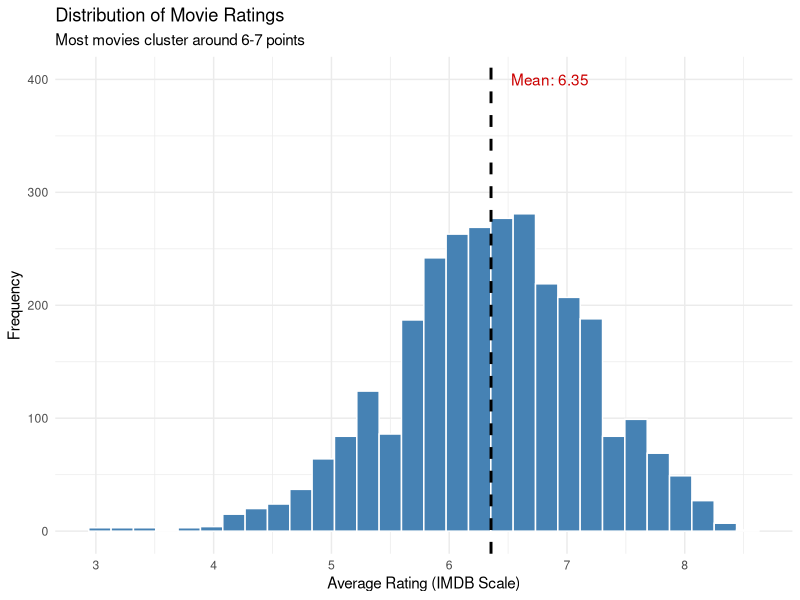
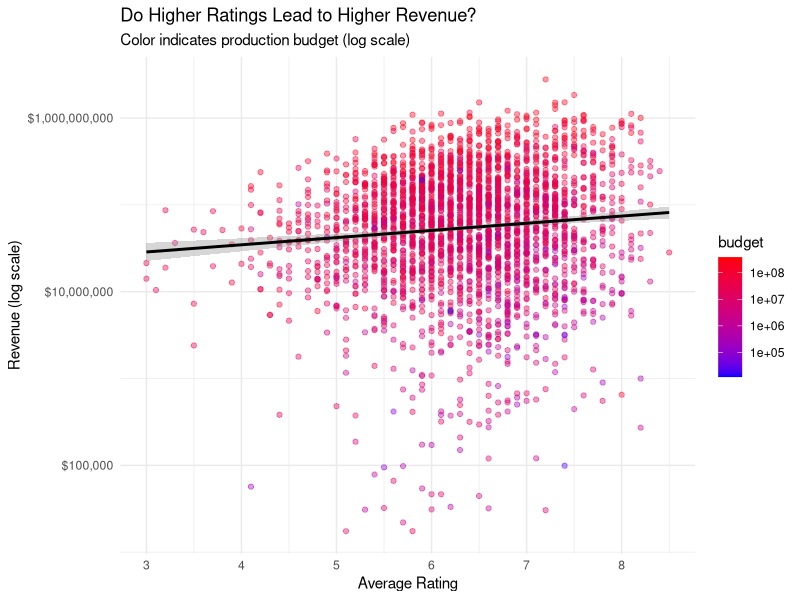
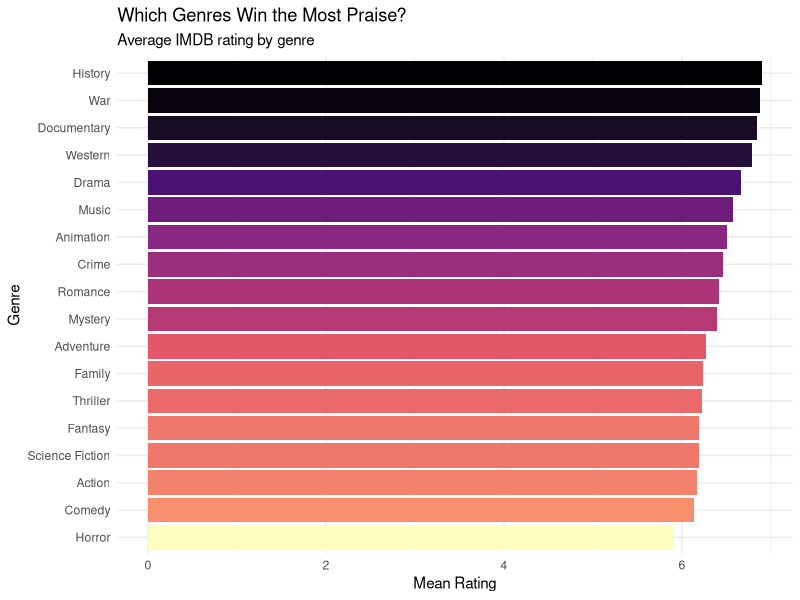

Generate these figures, in order, with R:
library(ggplot2)
library(scales) # 用于处理坐标轴标签
library(tidyr)
library(dplyr)

if (!dir.exists("projects/TMDB/result")) dir.create("projects/TMDB/result")
pdf("projects/TMDB/result/movie_critic.pdf")

# 0. 读取数据
df_cleaned <- read.csv("data/TMDB/cleaned/tmdb_cleaned.csv")
df_cleaned <- df_cleaned |>
    filter(
        vote_average > 2,
        vote_count > 50, # 确保评分更有统计学上的意义
        revenue > 0,
        budget > 0
    ) # 清除过低评分的数据

# 1. 评分的分布
mean_vote <- mean(df_cleaned$vote_average, na.rm = TRUE)

ggplot(df_cleaned, aes(x = vote_average)) +
    geom_histogram(
        bins = 30,
        fill = "steelblue",
        color = "white"
    ) +
    geom_vline(
        xintercept = mean_vote,
        color = "black",
        linetype = "dashed",
        linewidth = 1
    ) +
    annotate("text",
        x = mean_vote + 0.5, y = 400,
        label = paste("Mean:", round(mean_vote, 2)), color = "#CC0000"
    ) +
    labs(
        title = "Distribution of Movie Ratings",
        subtitle = "Most movies cluster around 6-7 points",
        x = "Average Rating (IMDB Scale)",
        y = "Frequency"
    ) +
    theme_minimal()

# 2. 好口碑 = 高票房吗? (Correlation)
ggplot(df_cleaned, aes(x = vote_average, y = revenue, color = budget)) +
    geom_point(alpha = 0.4, size = 1.5) +
    scale_y_log10(labels = label_dollar()) +
    # 金融数据我们依然用 log 处理
    scale_color_gradient(
        low = "blue",
        high = "red",
        trans = "log10"
    ) +
    geom_smooth(method = "lm", se = TRUE, color = "black") +
    labs(
        title = "Do Higher Ratings Lead to Higher Revenue?",
        subtitle = "Color indicates production budget (log scale)",
        x = "Average Rating",
        y = "Revenue (log scale)",
        color = "budget"
    ) +
    theme_minimal()

# 3. 高分类型
## 2.1 数据拆分
df_genre <- df_cleaned |>
    # 将一行拆开成多行
    separate_rows(genres_clean, sep = ", ") |>
    # 重命名类型列名
    rename(genre = genres_clean) |>
    # 去除空值
    filter(genre != "")

## 2.2 数据聚合
genre_group <- df_genre |>
    # 按类别聚合
    group_by(genre) |>
    summarise(
        avg_vote = mean(vote_average),
        median_vote = median(vote_average),
        count = n(),
        sd_vote = sd(vote_average) # 计算标准差以观察稳定性
    ) |>
    filter(count > 10) # 过滤样本量太小的流派

## 2.3 绘制图表
ggplot(genre_group, aes(x = reorder(genre, avg_vote), y = avg_vote, fill = avg_vote)) +
    geom_col(show.legend = FALSE) +
    coord_flip() + # 横向条形图,方便阅读名称
    scale_fill_viridis_c(option = "magma", direction = -1) +
    labs(
        title = "Which Genres Win the Most Praise?",
        subtitle = "Average IMDB rating by genre",
        x = "Genre",
        y = "Mean Rating"
    ) +
    theme_minimal()

dev.off()
